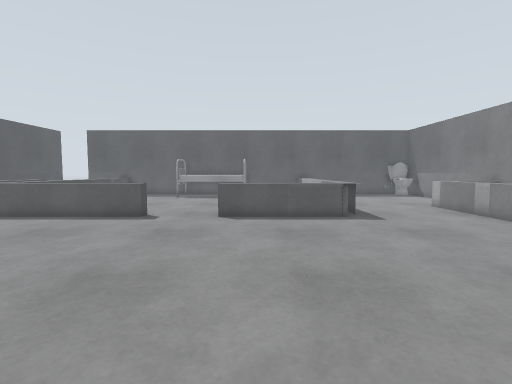
View 1 (above)

21 first-person views from a walk through a robot-simulator world made for Gazebo. The camera is 0.94 m above the floor, tilts 4° down and sees 85° across. The floor is counted in squares, 0.5 m on a side. Each view is taken from the middle of a square. On the plan, view 1 faces up. The plan holds only what a view shows up to about 16 squares ahead; the rest is blank. The place goes on beyond the plan.

View 2
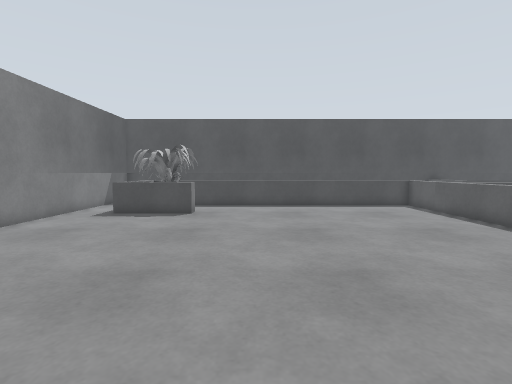

View 3
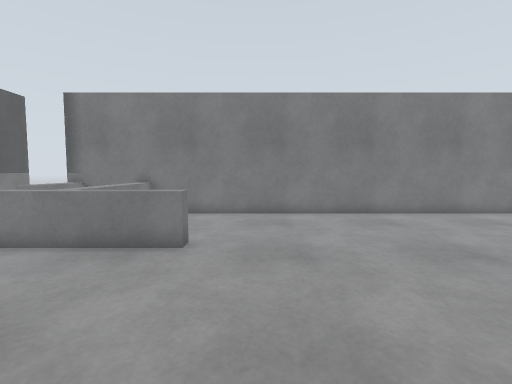

View 4
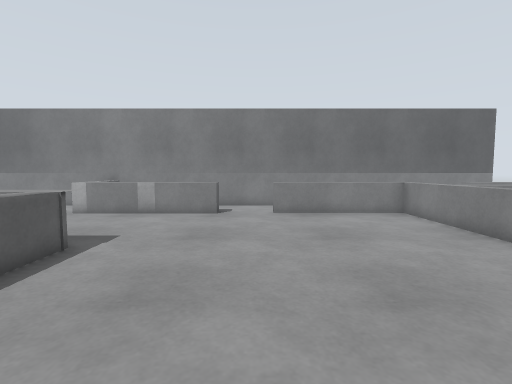

View 5
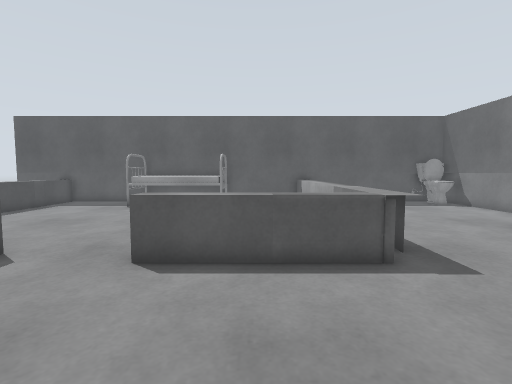

View 6
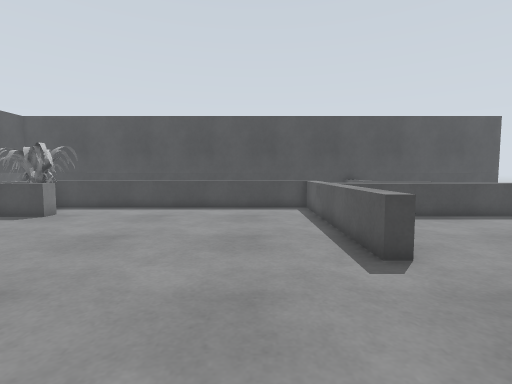

View 7
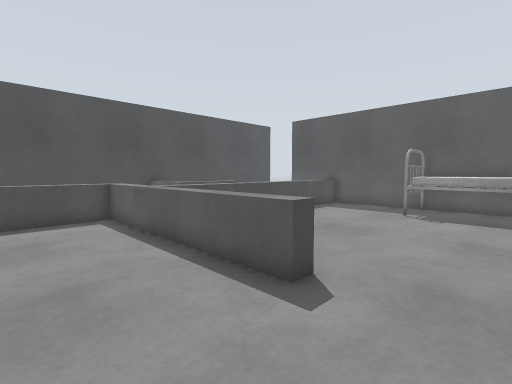

View 8
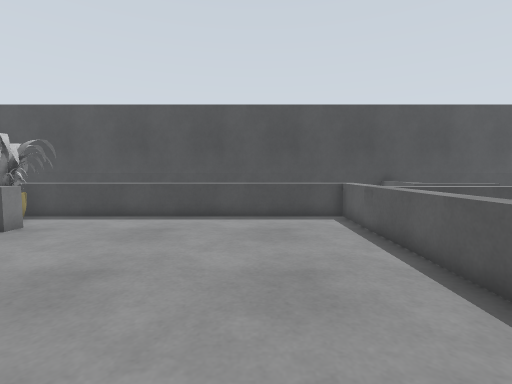

View 9
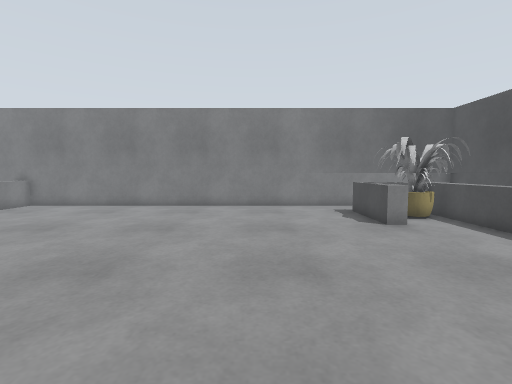

View 10
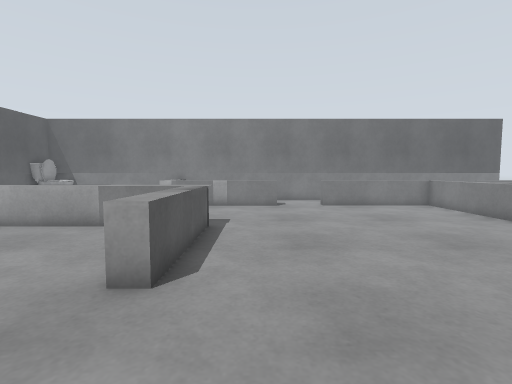

View 11
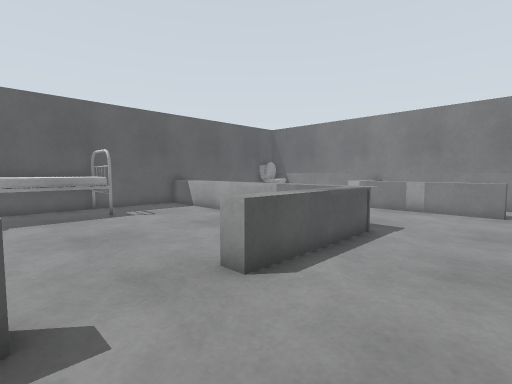

View 12
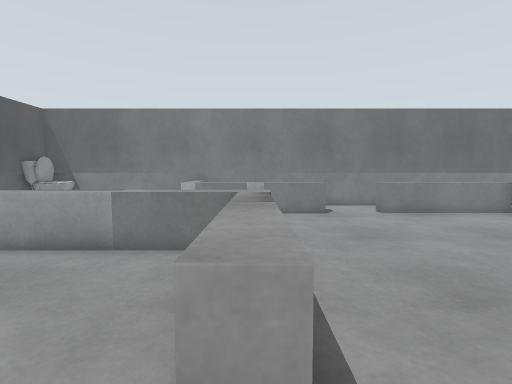

View 13
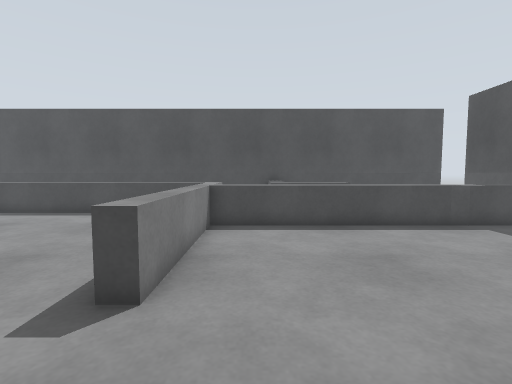

View 14
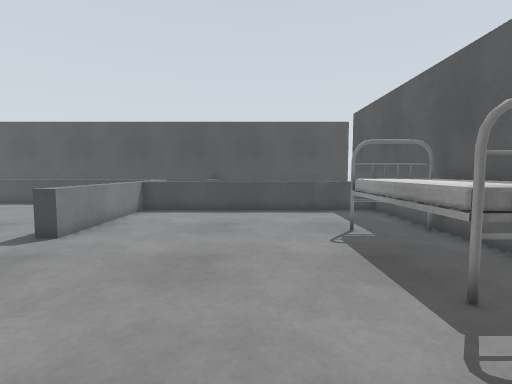

View 15
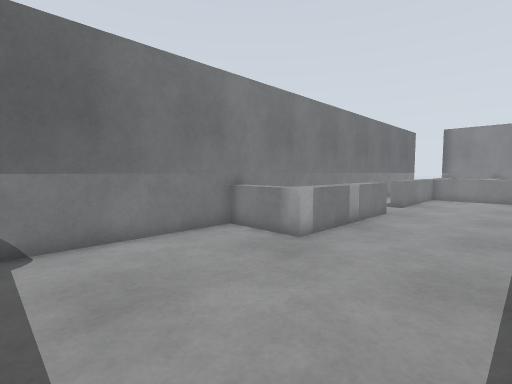

View 16
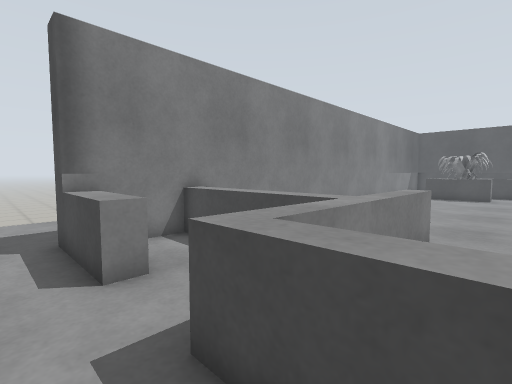

View 17
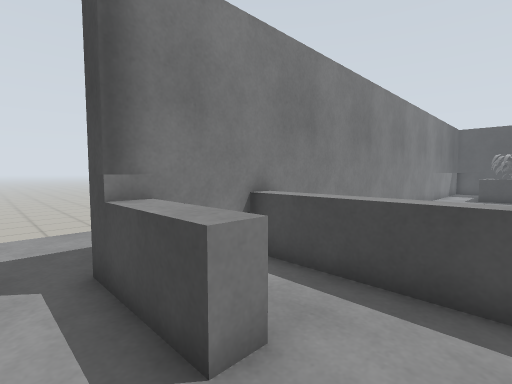

View 18
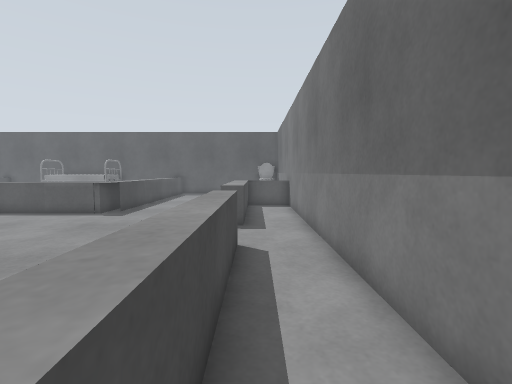

View 19
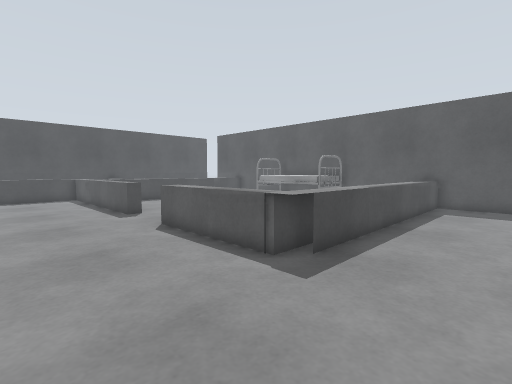

View 20
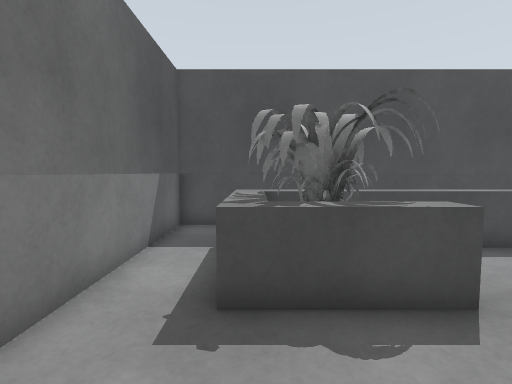

View 21
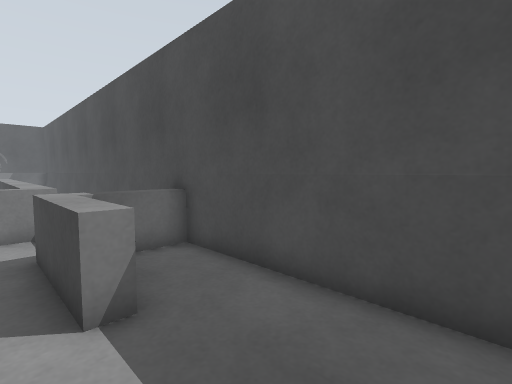

### Floor plan
Key: @ floor where view 1 was taken; # wall or solid block; . floor; = window, fence, low wall or low ledge.
Columns run from 17 left of view 1 to 13 right of it. Each row starts with its distance up from view 1.
 22 #.  .==....######....=......=##
 21 #..  ==....#====#....=........#
 20 #... ==..............=........#
 19 #....==..............=........#
 18 #..=.==..............=........#
 17 #..=.==..............=........#
 16 #..=.==..............=........#
 15 #===.==..............=.....===#
 14 #  ..==..............=.....==.#
 13 #  ..==..............=.....==.#
 12 # ===========..=======.....==.#
 11 # ==.......................==.#
 10 # ==.......................==.#
  9 # ==.......................==.#
  8 # ==..........................#
  7 # ==..........................#
  6 # ==.......................==.#
  5 # ==.......................==.#
  4 # ==.......................==.#
  3 # ==.......................==.#
  2 # ==.......................==.#
  1 # ==.......................==.#
  0 # =###=..........@...========.#
 -1 # =###=...............  =.....#
 -2 # =###=................ =.....#
 -3 # =###=.................=..==.#
 -4 #..====.................=..==.#
 -5 #.......................=..==.#
 -6 #############################.#
 -7                            #..

Where each view was taken, in squares from view 1:
view 1: 0 up, 0 right, facing up
view 2: 3 up, 2 right, facing left
view 3: 7 up, 2 right, facing down
view 4: 7 up, 3 left, facing right
view 5: 6 up, 1 right, facing up
view 6: 9 up, 1 right, facing left
view 7: 8 up, 2 left, facing up-left
view 8: 8 up, 2 left, facing left
view 9: 10 up, 6 left, facing down
view 10: 10 up, 6 left, facing right
view 11: 8 up, 5 left, facing up-right
view 12: 12 up, 3 left, facing right
view 13: 14 up, 1 left, facing left
view 14: 18 up, 3 right, facing left
view 15: 22 up, 5 right, facing down-right
view 16: 2 up, 12 right, facing down-left
view 17: 1 down, 12 right, facing down-left
view 18: 1 down, 11 right, facing up
view 19: 7 up, 8 right, facing up-left
view 20: 3 down, 7 left, facing left
view 21: 22 up, 13 left, facing down-left
